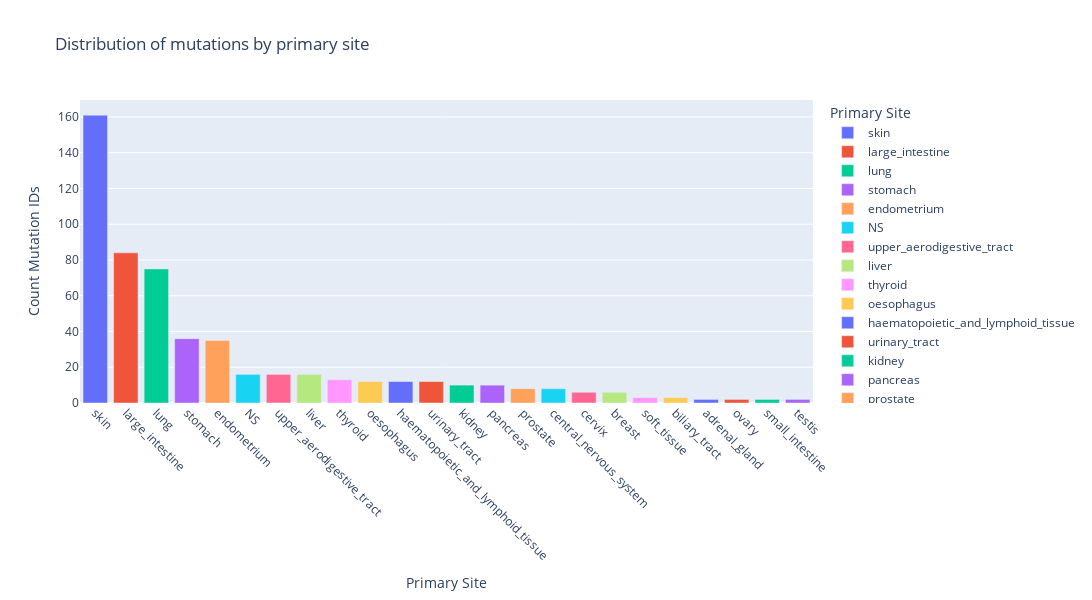

Notebook code for this chart:
### Code cell
tissue_grouped_df_sorted = processer.tissue_grouped_df.sort_values(by='COUNT_MUTATION_IDs', ascending=False)

fig = px.bar(tissue_grouped_df_sorted, x='PRIMARY_SITE', y='COUNT_MUTATION_IDs', 
             title='Distribution of mutations by primary site', 
             labels={'COUNT_MUTATION_IDs': 'Count Mutation IDs', 'PRIMARY_SITE': 'Primary Site'},
             color="PRIMARY_SITE",
             width=1200, height=600)
fig.update_layout(xaxis={'tickangle': 45}, showlegend=True)
#transparent background
#fig.update_layout(plot_bgcolor='rgba(0,0,0,0)', paper_bgcolor='rgba(0,0,0,0)')

fig.show()

### Figure 1 — Plotly figure (JSON) as saved in the notebook; plotly's stock layout.template omitted (floating-point values rounded to 4 significant figures)
{"data": [{"alignmentgroup": "True", "hovertemplate": "Primary Site=%{x}<br>Count Mutation IDs=%{y}<extra></extra>", "legendgroup": "skin", "marker": {"color": "#636efa", "pattern": {"shape": ""}}, "name": "skin", "offsetgroup": "skin", "orientation": "v", "showlegend": true, "textposition": "auto", "type": "bar", "x": ["skin"], "xaxis": "x", "y": [161], "yaxis": "y"}, {"alignmentgroup": "True", "hovertemplate": "Primary Site=%{x}<br>Count Mutation IDs=%{y}<extra></extra>", "legendgroup": "large_intestine", "marker": {"color": "#EF553B", "pattern": {"shape": ""}}, "name": "large_intestine", "offsetgroup": "large_intestine", "orientation": "v", "showlegend": true, "textposition": "auto", "type": "bar", "x": ["large_intestine"], "xaxis": "x", "y": [84], "yaxis": "y"}, {"alignmentgroup": "True", "hovertemplate": "Primary Site=%{x}<br>Count Mutation IDs=%{y}<extra></extra>", "legendgroup": "lung", "marker": {"color": "#00cc96", "pattern": {"shape": ""}}, "name": "lung", "offsetgroup": "lung", "orientation": "v", "showlegend": true, "textposition": "auto", "type": "bar", "x": ["lung"], "xaxis": "x", "y": [75], "yaxis": "y"}, {"alignmentgroup": "True", "hovertemplate": "Primary Site=%{x}<br>Count Mutation IDs=%{y}<extra></extra>", "legendgroup": "stomach", "marker": {"color": "#ab63fa", "pattern": {"shape": ""}}, "name": "stomach", "offsetgroup": "stomach", "orientation": "v", "showlegend": true, "textposition": "auto", "type": "bar", "x": ["stomach"], "xaxis": "x", "y": [36], "yaxis": "y"}, {"alignmentgroup": "True", "hovertemplate": "Primary Site=%{x}<br>Count Mutation IDs=%{y}<extra></extra>", "legendgroup": "endometrium", "marker": {"color": "#FFA15A", "pattern": {"shape": ""}}, "name": "endometrium", "offsetgroup": "endometrium", "orientation": "v", "showlegend": true, "textposition": "auto", "type": "bar", "x": ["endometrium"], "xaxis": "x", "y": [35], "yaxis": "y"}, {"alignmentgroup": "True", "hovertemplate": "Primary Site=%{x}<br>Count Mutation IDs=%{y}<extra></extra>", "legendgroup": "NS", "marker": {"color": "#19d3f3", "pattern": {"shape": ""}}, "name": "NS", "offsetgroup": "NS", "orientation": "v", "showlegend": true, "textposition": "auto", "type": "bar", "x": ["NS"], "xaxis": "x", "y": [16], "yaxis": "y"}, {"alignmentgroup": "True", "hovertemplate": "Primary Site=%{x}<br>Count Mutation IDs=%{y}<extra></extra>", "legendgroup": "upper_aerodigestive_tract", "marker": {"color": "#FF6692", "pattern": {"shape": ""}}, "name": "upper_aerodigestive_tract", "offsetgroup": "upper_aerodigestive_tract", "orientation": "v", "showlegend": true, "textposition": "auto", "type": "bar", "x": ["upper_aerodigestive_tract"], "xaxis": "x", "y": [16], "yaxis": "y"}, {"alignmentgroup": "True", "hovertemplate": "Primary Site=%{x}<br>Count Mutation IDs=%{y}<extra></extra>", "legendgroup": "liver", "marker": {"color": "#B6E880", "pattern": {"shape": ""}}, "name": "liver", "offsetgroup": "liver", "orientation": "v", "showlegend": true, "textposition": "auto", "type": "bar", "x": ["liver"], "xaxis": "x", "y": [16], "yaxis": "y"}, {"alignmentgroup": "True", "hovertemplate": "Primary Site=%{x}<br>Count Mutation IDs=%{y}<extra></extra>", "legendgroup": "thyroid", "marker": {"color": "#FF97FF", "pattern": {"shape": ""}}, "name": "thyroid", "offsetgroup": "thyroid", "orientation": "v", "showlegend": true, "textposition": "auto", "type": "bar", "x": ["thyroid"], "xaxis": "x", "y": [13], "yaxis": "y"}, {"alignmentgroup": "True", "hovertemplate": "Primary Site=%{x}<br>Count Mutation IDs=%{y}<extra></extra>", "legendgroup": "oesophagus", "marker": {"color": "#FECB52", "pattern": {"shape": ""}}, "name": "oesophagus", "offsetgroup": "oesophagus", "orientation": "v", "showlegend": true, "textposition": "auto", "type": "bar", "x": ["oesophagus"], "xaxis": "x", "y": [12], "yaxis": "y"}, {"alignmentgroup": "True", "hovertemplate": "Primary Site=%{x}<br>Count Mutation IDs=%{y}<extra></extra>", "legendgroup": "haematopoietic_and_lymphoid_tissue", "marker": {"color": "#636efa", "pattern": {"shape": ""}}, "name": "haematopoietic_and_lymphoid_tissue", "offsetgroup": "haematopoietic_and_lymphoid_tissue", "orientation": "v", "showlegend": true, "textposition": "auto", "type": "bar", "x": ["haematopoietic_and_lymphoid_tissue"], "xaxis": "x", "y": [12], "yaxis": "y"}, {"alignmentgroup": "True", "hovertemplate": "Primary Site=%{x}<br>Count Mutation IDs=%{y}<extra></extra>", "legendgroup": "urinary_tract", "marker": {"color": "#EF553B", "pattern": {"shape": ""}}, "name": "urinary_tract", "offsetgroup": "urinary_tract", "orientation": "v", "showlegend": true, "textposition": "auto", "type": "bar", "x": ["urinary_tract"], "xaxis": "x", "y": [12], "yaxis": "y"}, {"alignmentgroup": "True", "hovertemplate": "Primary Site=%{x}<br>Count Mutation IDs=%{y}<extra></extra>", "legendgroup": "kidney", "marker": {"color": "#00cc96", "pattern": {"shape": ""}}, "name": "kidney", "offsetgroup": "kidney", "orientation": "v", "showlegend": true, "textposition": "auto", "type": "bar", "x": ["kidney"], "xaxis": "x", "y": [10], "yaxis": "y"}, {"alignmentgroup": "True", "hovertemplate": "Primary Site=%{x}<br>Count Mutation IDs=%{y}<extra></extra>", "legendgroup": "pancreas", "marker": {"color": "#ab63fa", "pattern": {"shape": ""}}, "name": "pancreas", "offsetgroup": "pancreas", "orientation": "v", "showlegend": true, "textposition": "auto", "type": "bar", "x": ["pancreas"], "xaxis": "x", "y": [10], "yaxis": "y"}, {"alignmentgroup": "True", "hovertemplate": "Primary Site=%{x}<br>Count Mutation IDs=%{y}<extra></extra>", "legendgroup": "prostate", "marker": {"color": "#FFA15A", "pattern": {"shape": ""}}, "name": "prostate", "offsetgroup": "prostate", "orientation": "v", "showlegend": true, "textposition": "auto", "type": "bar", "x": ["prostate"], "xaxis": "x", "y": [8], "yaxis": "y"}, {"alignmentgroup": "True", "hovertemplate": "Primary Site=%{x}<br>Count Mutation IDs=%{y}<extra></extra>", "legendgroup": "central_nervous_system", "marker": {"color": "#19d3f3", "pattern": {"shape": ""}}, "name": "central_nervous_system", "offsetgroup": "central_nervous_system", "orientation": "v", "showlegend": true, "textposition": "auto", "type": "bar", "x": ["central_nervous_system"], "xaxis": "x", "y": [8], "yaxis": "y"}, {"alignmentgroup": "True", "hovertemplate": "Primary Site=%{x}<br>Count Mutation IDs=%{y}<extra></extra>", "legendgroup": "cervix", "marker": {"color": "#FF6692", "pattern": {"shape": ""}}, "name": "cervix", "offsetgroup": "cervix", "orientation": "v", "showlegend": true, "textposition": "auto", "type": "bar", "x": ["cervix"], "xaxis": "x", "y": [6], "yaxis": "y"}, {"alignmentgroup": "True", "hovertemplate": "Primary Site=%{x}<br>Count Mutation IDs=%{y}<extra></extra>", "legendgroup": "breast", "marker": {"color": "#B6E880", "pattern": {"shape": ""}}, "name": "breast", "offsetgroup": "breast", "orientation": "v", "showlegend": true, "textposition": "auto", "type": "bar", "x": ["breast"], "xaxis": "x", "y": [6], "yaxis": "y"}, {"alignmentgroup": "True", "hovertemplate": "Primary Site=%{x}<br>Count Mutation IDs=%{y}<extra></extra>", "legendgroup": "soft_tissue", "marker": {"color": "#FF97FF", "pattern": {"shape": ""}}, "name": "soft_tissue", "offsetgroup": "soft_tissue", "orientation": "v", "showlegend": true, "textposition": "auto", "type": "bar", "x": ["soft_tissue"], "xaxis": "x", "y": [3], "yaxis": "y"}, {"alignmentgroup": "True", "hovertemplate": "Primary Site=%{x}<br>Count Mutation IDs=%{y}<extra></extra>", "legendgroup": "biliary_tract", "marker": {"color": "#FECB52", "pattern": {"shape": ""}}, "name": "biliary_tract", "offsetgroup": "biliary_tract", "orientation": "v", "showlegend": true, "textposition": "auto", "type": "bar", "x": ["biliary_tract"], "xaxis": "x", "y": [3], "yaxis": "y"}, {"alignmentgroup": "True", "hovertemplate": "Primary Site=%{x}<br>Count Mutation IDs=%{y}<extra></extra>", "legendgroup": "adrenal_gland", "marker": {"color": "#636efa", "pattern": {"shape": ""}}, "name": "adrenal_gland", "offsetgroup": "adrenal_gland", "orientation": "v", "showlegend": true, "textposition": "auto", "type": "bar", "x": ["adrenal_gland"], "xaxis": "x", "y": [2], "yaxis": "y"}, {"alignmentgroup": "True", "hovertemplate": "Primary Site=%{x}<br>Count Mutation IDs=%{y}<extra></extra>", "legendgroup": "ovary", "marker": {"color": "#EF553B", "pattern": {"shape": ""}}, "name": "ovary", "offsetgroup": "ovary", "orientation": "v", "showlegend": true, "textposition": "auto", "type": "bar", "x": ["ovary"], "xaxis": "x", "y": [2], "yaxis": "y"}, {"alignmentgroup": "True", "hovertemplate": "Primary Site=%{x}<br>Count Mutation IDs=%{y}<extra></extra>", "legendgroup": "small_intestine", "marker": {"color": "#00cc96", "pattern": {"shape": ""}}, "name": "small_intestine", "offsetgroup": "small_intestine", "orientation": "v", "showlegend": true, "textposition": "auto", "type": "bar", "x": ["small_intestine"], "xaxis": "x", "y": [2], "yaxis": "y"}, {"alignmentgroup": "True", "hovertemplate": "Primary Site=%{x}<br>Count Mutation IDs=%{y}<extra></extra>", "legendgroup": "testis", "marker": {"color": "#ab63fa", "pattern": {"shape": ""}}, "name": "testis", "offsetgroup": "testis", "orientation": "v", "showlegend": true, "textposition": "auto", "type": "bar", "x": ["testis"], "xaxis": "x", "y": [2], "yaxis": "y"}], "layout": {"barmode": "relative", "height": 600, "legend": {"title": {"text": "Primary Site"}, "tracegroupgap": 0}, "showlegend": true, "title": {"text": "Distribution of mutations by primary site"}, "width": 1200, "xaxis": {"anchor": "y", "autorange": true, "categoryarray": ["skin", "large_intestine", "lung", "stomach", "endometrium", "NS", "upper_aerodigestive_tract", "liver", "thyroid", "oesophagus", "haematopoietic_and_lymphoid_tissue", "urinary_tract", "kidney", "pancreas", "prostate", "central_nervous_system", "cervix", "breast", "soft_tissue", "biliary_tract", "adrenal_gland", "ovary", "small_intestine", "testis"], "categoryorder": "array", "domain": [0, 1], "range": [-0.5, 23.5], "tickangle": 45, "title": {"text": "Primary Site"}, "type": "category"}, "yaxis": {"anchor": "x", "autorange": true, "domain": [0, 1], "range": [0, 169.5], "title": {"text": "Count Mutation IDs"}, "type": "linear"}}}
